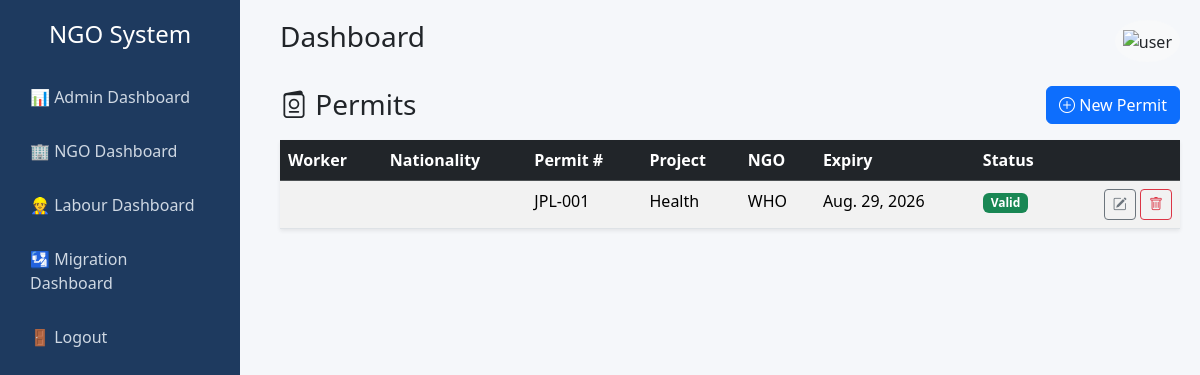
The page /permits/ (signed in) on the database as committed earlier.
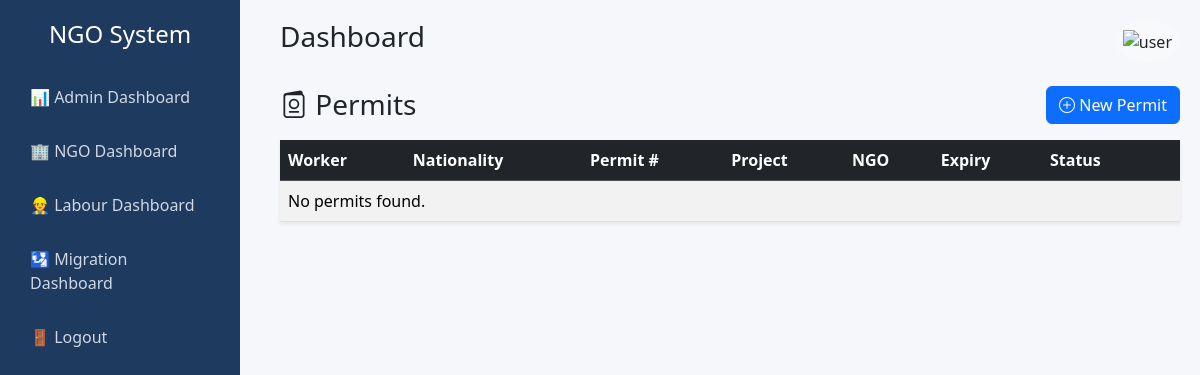
The same page on the database as committed later.
### core/models.py (models this page shows, shortened)
class Permit(models.Model):
    PERMIT_TYPE_CHOICES = [
        ("NGO", "NGO Permit"),
        ("FOREIGN_WORKER", "Foreign Worker Permit"),
    ]
    project = models.ForeignKey(Project, on_delete=models.CASCADE, related_name="permits")
    permit_number = models.CharField(max_length=100, unique=True)
    permit_type = models.CharField(max_length=20, choices=PERMIT_TYPE_CHOICES, default="NGO")
    issue_date = models.DateField()
    expiry_date = models.DateField()
    workers = models.ManyToManyField(Worker, blank=True, related_name="permits")  # only for FOREIGN_WORKER
    created_at = models.DateTimeField(auto_now_add=True)
    updated_at = models.DateTimeField(auto_now=True)

class Project(models.Model):
    STATUS_CHOICES = [
        ("active", "Active"),
        ("inactive", "Inactive"),
    ]
    ngo = models.ForeignKey(NGO, on_delete=models.CASCADE, related_name="projects")
    title = models.CharField(max_length=200)
    description = models.TextField(blank=True)
    start_date = models.DateField()
    end_date = models.DateField(null=True, blank=True)
    status = models.CharField(max_length=10, choices=STATUS_CHOICES, default="active")
    created_at = models.DateTimeField(auto_now_add=True)

class NGO(models.Model):
    name = models.CharField(max_length=200, unique=True)
    description = models.TextField(blank=True)
    email = models.EmailField(max_length=254, blank=True, null=True)
    phone_number = models.CharField(max_length=20, blank=True, null=True)
    address = models.TextField(blank=True, null=True)
    area_manager = models.CharField(max_length=200, blank=True, null=True)
    website = models.URLField(blank=True, null=True)
    profile_picture = models.ImageField(upload_to='ngo_profiles/', blank=True, null=True)
    created_at = models.DateTimeField(auto_now_add=True)
    updated_at = models.DateTimeField(auto_now=True)  # tracks changes

### core/views.py (the view)
# urls.py: path("permits/", views.permit_list, name="permit_list"),
@login_required
def permit_list(request):
    require_role(request.user, User.MIGRATION, User.ADMIN)
    permits = Permit.objects.select_related("project", "project__ngo").all().order_by("expiry_date")
    today = timezone.now().date()
    return render(request, "core/permits/permit_list.html", {"permits": permits, "today": today})

### core/utils.py (called while the page is built)
def require_role(user, *roles):
    if user.is_superuser:
        return
    if user.role not in roles:
        raise PermissionDenied("You do not have permission for this action.")

### core/templates/core/permits/permit_list.html
{% extends "core/base.html" %}
{% block content %}
<div class="d-flex justify-content-between align-items-center mb-3">
  <h3 class="mb-0"><i class="bi bi-passport"></i> Permits</h3>
  <a href="{% url 'permit_create' %}" class="btn btn-primary"><i class="bi bi-plus-circle"></i> New Permit</a>
</div>
{% include "core/permits/_permit_table.html" with permits=permits today=today %}
{% endblock %}

### core/templates/core/permits/_permit_table.html
<table class="table table-striped table-hover shadow-sm">
  <thead class="table-dark">
    <tr>
      <th>Worker</th><th>Nationality</th><th>Permit #</th><th>Project</th><th>NGO</th><th>Expiry</th><th>Status</th><th></th>
    </tr>
  </thead>
  <tbody>
  {% for p in permits %}
    <tr>
      <td>{{ p.worker_name }}</td>
      <td>{{ p.nationality }}</td>
      <td>{{ p.permit_number }}</td>
      <td>{{ p.project.title }}</td>
      <td>{{ p.project.ngo.name }}</td>
      <td>{{ p.expiry_date }}</td>
      <td>
        {% if p.expiry_date < today %}
          <span class="badge bg-danger">Expired</span>
        {% else %}
          <span class="badge bg-success">Valid</span>
        {% endif %}
      </td>
      <td class="text-end">
        <a class="btn btn-sm btn-outline-secondary" href="{% url 'permit_update' p.pk %}"><i class="bi bi-pencil-square"></i></a>
        <a class="btn btn-sm btn-outline-danger" href="{% url 'permit_delete' p.pk %}"><i class="bi bi-trash"></i></a>
      </td>
    </tr>
  {% empty %}
    <tr><td colspan="8">No permits found.</td></tr>
  {% endfor %}
  </tbody>
</table>

Rows that differ between the two databases and show on the page:
removed Permit: permit_number "JPL-001", project "Health", project.ngo.name "WHO", expiry_date "Aug. 29, 2026", shows "Valid"
Other text that changed with them:
text now shown: "No permits found."
